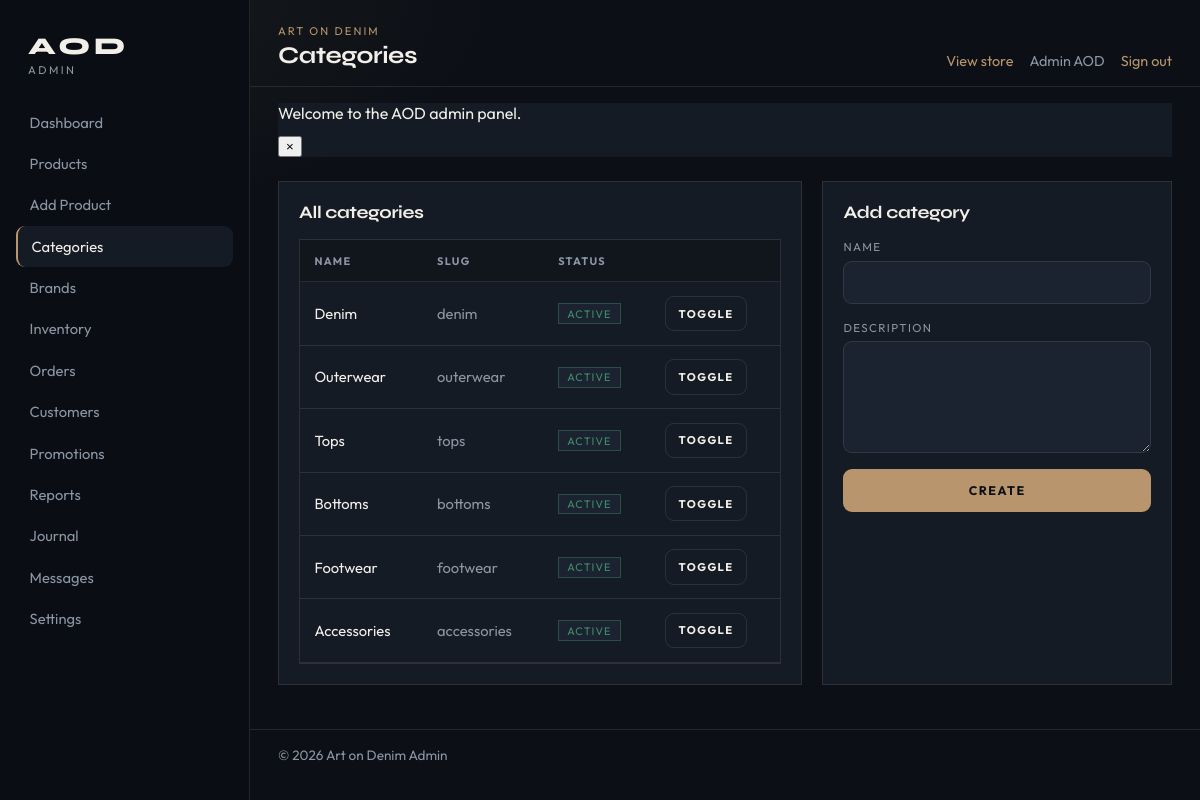
Screenshot of /admin/categories.php (signed in) with the database file from the repository.
### tables this page shows
CREATE TABLE `users` (
  `id` INT UNSIGNED NOT NULL AUTO_INCREMENT,
  `first_name` VARCHAR(80) NOT NULL,
  `last_name` VARCHAR(80) NOT NULL,
  `email` VARCHAR(190) NOT NULL,
  `phone` VARCHAR(30) DEFAULT NULL,
  `password_hash` VARCHAR(255) NOT NULL,
  `role` ENUM('customer', 'admin') NOT NULL DEFAULT 'customer',
  `status` ENUM('active', 'inactive', 'banned') NOT NULL DEFAULT 'active',
  `address_line1` VARCHAR(255) DEFAULT NULL,
  `address_line2` VARCHAR(255) DEFAULT NULL,
  `city` VARCHAR(100) DEFAULT NULL,
  `province` VARCHAR(100) DEFAULT NULL,
  `postal_code` VARCHAR(20) DEFAULT NULL,
  `country` VARCHAR(100) NOT NULL DEFAULT 'South Africa',
  `email_verified_at` DATETIME DEFAULT NULL,
  `last_login_at` DATETIME DEFAULT NULL,
  `created_at` DATETIME NOT NULL DEFAULT CURRENT_TIMESTAMP,
  `updated_at` DATETIME NOT NULL DEFAULT CURRENT_TIMESTAMP ON UPDATE CURRENT_TIMESTAMP,
  PRIMARY KEY (`id`),
  UNIQUE KEY `uq_users_email` (`email`),
  KEY `idx_users_role` (`role`),
  KEY `idx_users_status` (`status`)
);

CREATE TABLE `categories` (
  `id` INT UNSIGNED NOT NULL AUTO_INCREMENT,
  `name` VARCHAR(120) NOT NULL,
  `slug` VARCHAR(140) NOT NULL,
  `description` TEXT DEFAULT NULL,
  `image` VARCHAR(255) DEFAULT NULL,
  `parent_id` INT UNSIGNED DEFAULT NULL,
  `sort_order` INT NOT NULL DEFAULT 0,
  `is_active` TINYINT(1) NOT NULL DEFAULT 1,
  `created_at` DATETIME NOT NULL DEFAULT CURRENT_TIMESTAMP,
  `updated_at` DATETIME NOT NULL DEFAULT CURRENT_TIMESTAMP ON UPDATE CURRENT_TIMESTAMP,
  PRIMARY KEY (`id`),
  UNIQUE KEY `uq_categories_slug` (`slug`),
  KEY `idx_categories_active` (`is_active`),
  KEY `idx_categories_parent` (`parent_id`),
  CONSTRAINT `fk_categories_parent`
    FOREIGN KEY (`parent_id`) REFERENCES `categories` (`id`)
    ON DELETE SET NULL ON UPDATE CASCADE
);

### includes/functions.php (called while the page is built, shortened)
<?php
function e(?string $value): string
{
    return htmlspecialchars((string) $value, ENT_QUOTES | ENT_SUBSTITUTE, 'UTF-8');
}
function url(string $path = ''): string
{
    $path = ltrim($path, '/');
    return rtrim(BASE_URL, '/') . '/' . $path;
}
function asset(string $path): string
{
    return url(ltrim($path, '/'));
}
function current_user(): ?array
{
    return $_SESSION['user'];
}

### config/database.php (called while the page is built, shortened)
<?php
function db(): PDO
{
    static $pdo = null;
    if ($pdo instanceof PDO) {
        return $pdo;
    }
    $dsn = sprintf(
        'mysql:host=%s;port=%s;dbname=%s;charset=%s',
        DB_HOST,
        DB_PORT,
        DB_NAME,
        DB_CHARSET
    );
    try {
        $pdo = new PDO($dsn, DB_USER, DB_PASS, [
            PDO::ATTR_ERRMODE            => PDO::ERRMODE_EXCEPTION,
            PDO::ATTR_DEFAULT_FETCH_MODE => PDO::FETCH_ASSOC,
            PDO::ATTR_EMULATE_PREPARES   => false,
            PDO::MYSQL_ATTR_INIT_COMMAND => "SET NAMES utf8mb4 COLLATE utf8mb4_unicode_ci",
        ]);
    } catch (PDOException $e) {
        if (APP_DEBUG) {
            throw new RuntimeException('Database connection failed: ' . $e->getMessage(), 0, $e);
        }
        error_log('AOD DB Error: ' . $e->getMessage());
        http_response_code(503);
        exit('Service temporarily unavailable. Please try again later.');
    }
    return $pdo;
}

### includes/auth.php (called while the page is built, shortened)
<?php
function refresh_session_user(): ?array
{
    $full = find_user_by_id((int) $_SESSION['user']['id']);
    return $_SESSION['user'];
}
function find_user_by_id(int $id): ?array
{
    $stmt = db()->prepare('SELECT * FROM users WHERE id = :id LIMIT 1');
    $stmt->execute([':id' => $id]);
    $user = $stmt->fetch();
    return $user ?: null;
}

### includes/admin-auth.php (called while the page is built, shortened)
<?php
function require_admin(): void
{
    $user = refresh_session_user();
}

### admin/categories.php (the view, shortened to what this page needs)
<?php
require_admin();
$categories = db()->query('SELECT * FROM categories ORDER BY sort_order ASC, name ASC')->fetchAll();
$pageTitle = 'Categories';
require dirname(__DIR__) . '/includes/admin-header.php';
?>
<div class="admin-grid-2">
    <section class="admin-panel">
        <h2>All categories</h2>
        <div class="admin-table-wrap">
            <table class="admin-table">
                <thead><tr><th>Name</th><th>Slug</th><th>Status</th><th></th></tr></thead>
                <tbody>
                <?php foreach ($categories as $c): ?>
                    <tr>
                        <td><?= e($c['name']) ?></td>
                        <td class="muted"><?= e($c['slug']) ?></td>
                        <td><span class="badge <?= $c['is_active'] ? 'badge--ok' : 'badge--danger' ?>"><?= $c['is_active'] ? 'Active' : 'Inactive' ?></span></td>
                        <td>
                            <form method="post">
                                <button type="submit" class="admin-btn admin-btn--ghost admin-btn--sm">Toggle</button>
                            </form>
                        </td>
                    </tr>
                <?php endforeach; ?>
                </tbody>
            </table>
        </div>
    </section>
    <section class="admin-panel">
        <h2>Add category</h2>
        <form method="post" class="admin-form">
            <div class="admin-field">
                <label for="name">Name</label>
                <input type="text" id="name" name="name" required>
            </div>
            <div class="admin-field">
                <label for="description">Description</label>
                <textarea id="description" name="description"></textarea>
            </div>
            <button type="submit" class="admin-btn">Create</button>
        </form>
    </section>
</div>
<?php require dirname(__DIR__) . '/includes/admin-footer.php'; ?>

### includes/admin-header.php (shortened to what this page needs)
<?php
$pageTitle = $pageTitle ?? 'Admin';
$adminUser = current_user();
?>
<!DOCTYPE html>
<html lang="en">
<head>
    <link rel="stylesheet" href="<?= e(asset('assets/css/admin.css')) ?>">
</head>
<body class="admin-body">
<div class="admin-shell">
<?php require __DIR__ . '/admin-sidebar.php'; ?>
<div class="admin-main-wrap">
    <header class="admin-topbar">
        <div>
            <p class="admin-topbar__eyebrow">Art on Denim</p>
            <h1 class="admin-topbar__title"><?= e($pageTitle) ?></h1>
        </div>
        <div class="admin-topbar__actions">
            <a href="<?= e(url('index.php')) ?>" target="_blank" rel="noopener">View store</a>
            <span><?= e(($adminUser['first_name'] ?? 'Admin') . ' ' . ($adminUser['last_name'] ?? '')) ?></span>
            <form method="post" action="<?= e(url('admin/logout.php')) ?>">
                <button type="submit" class="admin-link-btn">Sign out</button>
            </form>
        </div>
    </header>
    <div class="admin-alerts">
        <?php require __DIR__ . '/alerts.php'; ?>
    </div>
    <main id="admin-main" class="admin-content">

### assets/css/admin.css (style rules this page uses)
:root { --admin-bg: #0c1016; --admin-panel: #151b24; --admin-panel-2: #1b2330; --admin-border: rgba(242, 239, 233, 0.1); --admin-text: #f2efe9; --admin-muted: #8b95a3; --admin-accent: #b8956c; --admin-accent-deep: #9a7854; --admin-danger: #c45c48; --admin-success: #3d8f6a; --admin-warning: #c49a4a; --font-display: "Syne", sans-serif; --font-body: "Outfit", sans-serif; --sidebar-w: 250px; --radius: 9px; --transition: 200ms ease; }
*, *::before, *::after { box-sizing: border-box; }
body.admin-body { margin: 0; min-height: 100vh; font-family: var(--font-body); background: radial-gradient(900px 400px at 0% 0%, rgba(184, 149, 108, 0.08), transparent 55%), var(--admin-bg); color: var(--admin-text); -webkit-font-smoothing: antialiased; }
a { color: var(--admin-accent); text-decoration: none; }
h1, h2, h3 { font-family: var(--font-display); letter-spacing: -0.02em; margin: 0 0 0.75rem; }
p { margin: 0 0 0.75rem; }
.admin-shell { display: grid; grid-template-columns: var(--sidebar-w) 1fr; min-height: 100vh; }
.admin-main-wrap { display: flex; flex-direction: column; min-width: 0; }
.admin-topbar { display: flex; justify-content: space-between; gap: 1rem; align-items: end; padding: 1.5rem 1.75rem 1rem; border-bottom: 1px solid var(--admin-border); }
.admin-topbar__eyebrow { margin: 0; font-size: 0.7rem; letter-spacing: 0.18em; text-transform: uppercase; color: var(--admin-accent); }
.admin-topbar__title { margin: 0.2rem 0 0; font-size: clamp(1.4rem, 2vw, 1.9rem); }
.admin-topbar__actions { display: flex; flex-wrap: wrap; gap: 1rem; align-items: center; color: var(--admin-muted); font-size: 0.9rem; }
.admin-link-btn { background: transparent; border: 0; color: var(--admin-accent); cursor: pointer; font: inherit; padding: 0; }
.admin-alerts { padding: 0 1.75rem; }
.admin-content { padding: 1.5rem 1.75rem 2.5rem; flex: 1; }
.admin-grid-2 { display: grid; grid-template-columns: 1.2fr 0.8fr; gap: 1.25rem; }
.admin-panel { background: var(--admin-panel); border: 1px solid var(--admin-border); padding: 1.25rem; }
.admin-panel h2 { font-size: 1.1rem; margin-bottom: 1rem; }
.admin-form, .admin-inline-form { display: grid; gap: 1rem; }
.admin-field { display: grid; gap: 0.4rem; }
.admin-field label { font-size: 0.72rem; letter-spacing: 0.12em; text-transform: uppercase; color: var(--admin-muted); }
.admin-field input, .admin-field select, .admin-field textarea { width: 100%; min-height: 2.7rem; border: 1px solid var(--admin-border); background: var(--admin-panel-2); color: var(--admin-text); padding: 0.65rem 0.8rem; font: inherit; border-radius: var(--radius); }
.admin-field textarea { min-height: 7rem; resize: vertical; }
.admin-btn { display: inline-flex; align-items: center; justify-content: center; min-height: 2.7rem; padding: 0.65rem 1.2rem; border: 1px solid transparent; background: var(--admin-accent); color: #0c1016; font: inherit; font-size: 0.78rem; font-weight: 700; letter-spacing: 0.12em; text-transform: uppercase; cursor: pointer; border-radius: var(--radius); }
.admin-btn { position: relative; isolation: isolate; overflow: hidden; }
.admin-btn::before { content: ""; position: absolute; z-index: -1; inset: 0 auto 0 0; width: 0; background: #f2efe9; transition: width 0.4s cubic-bezier(0.22, 1, 0.36, 1); }
.admin-btn--ghost { background: transparent; border-color: var(--admin-border); color: var(--admin-text); }
.admin-btn--sm { min-height: 2.2rem; padding: 0.4rem 0.8rem; font-size: 0.7rem; }
.admin-table-wrap { overflow-x: auto; border: 1px solid var(--admin-border); }
.admin-table { width: 100%; border-collapse: collapse; font-size: 0.92rem; }
.admin-table th, .admin-table td { text-align: left; padding: 0.85rem 0.9rem; border-bottom: 1px solid var(--admin-border); vertical-align: middle; }
.admin-table th { font-size: 0.68rem; letter-spacing: 0.12em; text-transform: uppercase; color: var(--admin-muted); background: rgba(0,0,0,0.2); }
.badge { display: inline-flex; padding: 0.15rem 0.5rem; font-size: 0.68rem; letter-spacing: 0.1em; text-transform: uppercase; background: var(--admin-panel-2); border: 1px solid var(--admin-border); }
.badge--ok { color: var(--admin-success); border-color: rgba(61,143,106,0.4); }
.muted { color: var(--admin-muted); }

### rows the page displays
users: first_name+last_name "Admin AOD"
categories: name "Denim", slug "denim", is_active "ACTIVE"
categories: name "Outerwear", slug "outerwear", is_active "ACTIVE"
categories: name "Tops", slug "tops", is_active "ACTIVE"
categories: name "Bottoms", slug "bottoms", is_active "ACTIVE"
categories: name "Footwear", slug "footwear", is_active "ACTIVE"
categories: name "Accessories", slug "accessories", is_active "ACTIVE"

### other values shown
$item[0] "Dashboard"
$item[0] "Products"
$item[0] "Add Product"
$item[0] "Categories"
$item[0] "Brands"
$item[0] "Inventory"
$item[0] "Orders"
$item[0] "Customers"
$item[0] "Promotions"
$item[0] "Reports"
$item[0] "Journal"
$item[0] "Messages"
$item[0] "Settings"
$pageTitle "Categories"
$flash['message'] "Welcome to the AOD admin panel."
